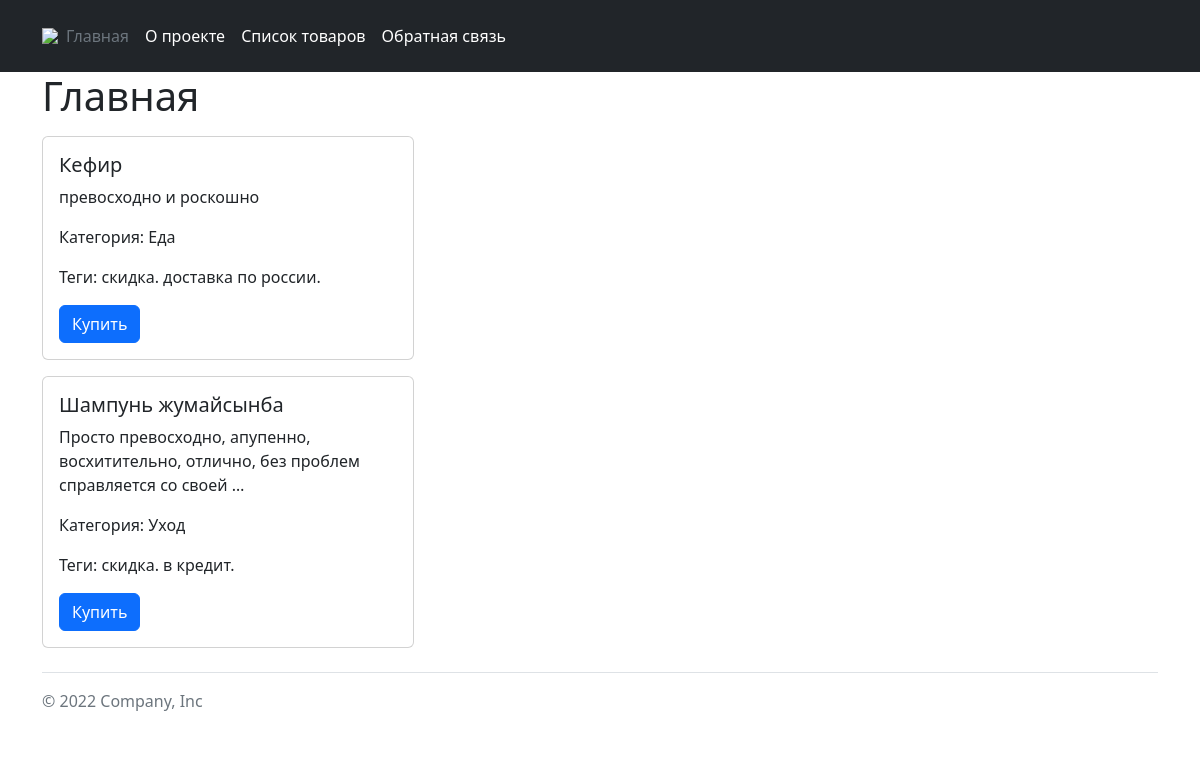
The page / on the database its author committed.
### catalog/models.py (models this page shows, shortened)
class catalog_item(catalog):
    text = HTMLField(
        validators=[validate_must_be_param('превосходно', 'роскошно')],
        verbose_name="описание",
        help_text="должно содержаться слово превосходно или роскошно"
    )
    objects = ItemManager()
    category = models.ForeignKey(
        catalog_category(),
        on_delete=models.CASCADE,
        verbose_name="категория",
        help_text="выберете категорию"
    )
    tags = models.ManyToManyField(
        catalog_tag(),
        verbose_name="теги"
    )
    is_on_main = models.BooleanField(
        default=False,
        verbose_name="в главном"
    )
    class Meta:
        verbose_name = "товар"
        verbose_name_plural = "товары"

class catalog_tag(catalog_slug):
    class Meta:
        verbose_name = "тег"
        verbose_name_plural = "теги"

### core/models.py (models this page shows, shortened)
class catalog(models.Model):
    is_published = models.BooleanField(
        default=True,
        verbose_name="опубликовано"
    )
    name = models.CharField(
        max_length=150,
        verbose_name="название",
        help_text="максимально 150 символов"
    )
    class Meta:
        abstract = True

class catalog_slug(catalog):
    slug = models.SlugField(
        max_length=200,
        unique=True,
        verbose_name="название для url",
        help_text="максимальная длина - 200 символов, \
            только цифры, буквы латиницы и символы - и _"
    )

### homepage/views.py (the view)
# urls.py: path('', views.home, name='home'),
def home(request):
    items = Item.objects.homepage()
    context = {
        'items': items,
    }
    return render(request, 'homepage/index.html', context)

### catalog/models.py (called while the page is built)
    def homepage(self):
        return (
            self.get_queryset()
                .filter(is_published=True, is_on_main=True)
                .select_related('category')
                .order_by('name')
                .prefetch_related(
                    Prefetch('tags', queryset=catalog_tag.objects.all())
                )
        )

### templates/homepage/index.html
{% extends 'base.html' %}
{% load static %}
{% block content %}
    <div class="container">
        <h1>Главная</h1>
        {% for item in items %}
        {% include "includes/item_card.html" %}
        {% endfor %}
    </div>
{% endblock %}

### templates/includes/item_card.html
{% with request.resolver_match.view_name as view_name %}
<div class="card item col-4 my-3">
    <div class="card-body">
        <h5 class="card-title">{{ item.name }}</h5>
        {% if view_name != 'catalog:item_detail' %}
            <p class="card-text">{{ item.text|truncatewords_html:10 }}</p>
        {% else %}
            <p class="card-text">{{ item.text }}</p>
        {% endif %}
        <p class="card-text">Категория: {{ item.category.name }}</p>
        <p class="card-text">
            Теги:
            {% for tag in item.tags.all %}
                {{ tag.name }}.
            {% endfor %}
        </p>
        <a href="#" class="btn btn-primary">Купить</a>
    </div>
</div>
{% endwith %}

### rows shown on the page
catalog_item: name "Кефир", text "превосходно и роскошно", category.name "Еда"
catalog_tag: name "скидка"
catalog_tag: name "доставка по россии"
catalog_item: name "Шампунь жумайсынба", text "Просто превосходно, апупенно, восхитительно, отлично, без проблем справляется со своей …", category.name "Уход"
catalog_tag: name "в кредит"
